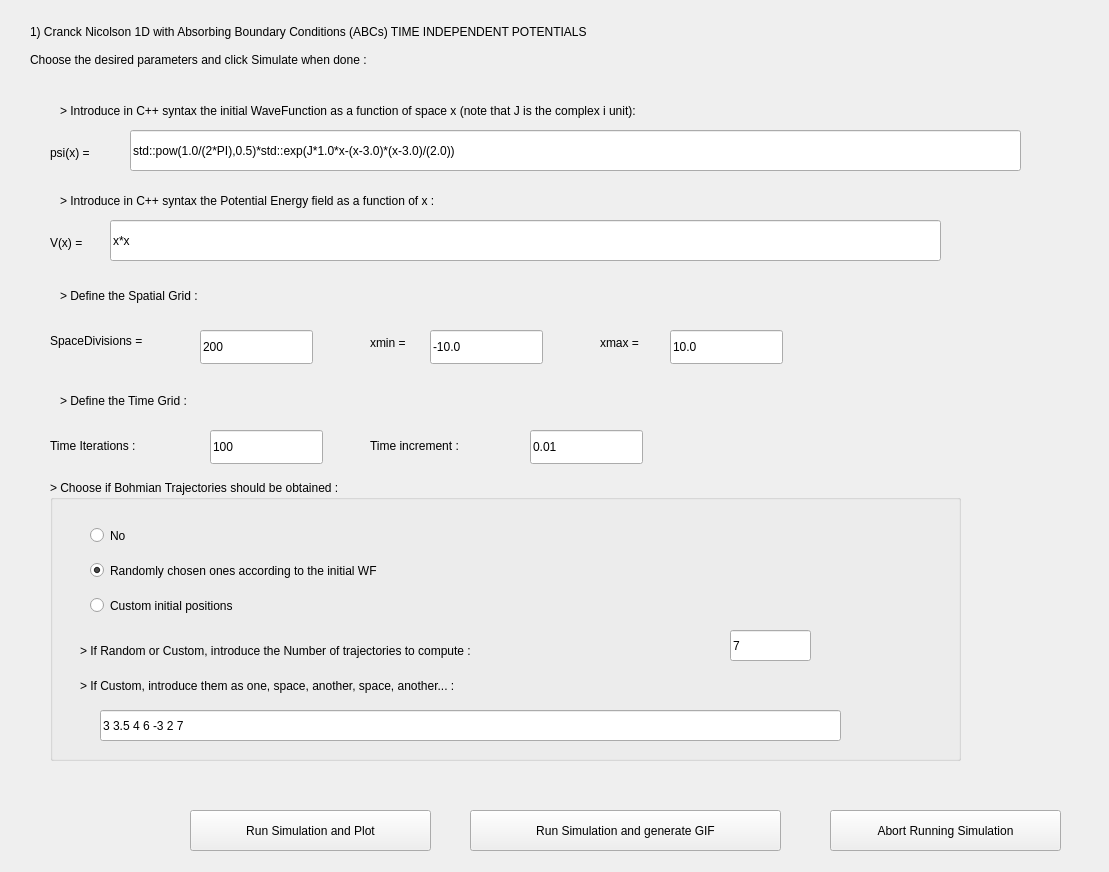
<?xml version="1.0" encoding="UTF-8"?>
<ui version="4.0">
 <class>Option1</class>
 <widget class="QMainWindow" name="Option1">
  <property name="geometry">
   <rect>
    <x>0</x>
    <y>0</y>
    <width>1109</width>
    <height>872</height>
   </rect>
  </property>
  <property name="windowTitle">
   <string>MainWindow</string>
  </property>
  <widget class="QWidget" name="centralwidget">
   <widget class="QLabel" name="label">
    <property name="geometry">
     <rect>
      <x>30</x>
      <y>10</y>
      <width>941</width>
      <height>71</height>
     </rect>
    </property>
    <property name="text">
     <string>1) Cranck Nicolson 1D with Absorbing Boundary Conditions (ABCs) TIME INDEPENDENT POTENTIALS

Choose the desired parameters and click Simulate when done :</string>
    </property>
   </widget>
   <widget class="QLabel" name="label_2">
    <property name="geometry">
     <rect>
      <x>60</x>
      <y>100</y>
      <width>951</width>
      <height>21</height>
     </rect>
    </property>
    <property name="text">
     <string>&gt; Introduce in C++ syntax the initial WaveFunction as a function of space x (note that J is the complex i unit):</string>
    </property>
   </widget>
   <widget class="QLineEdit" name="psiIni">
    <property name="geometry">
     <rect>
      <x>130</x>
      <y>130</y>
      <width>891</width>
      <height>41</height>
     </rect>
    </property>
    <property name="text">
     <string>std::pow(1.0/(2*PI),0.5)*std::exp(J*1.0*x-(x-3.0)*(x-3.0)/(2.0))</string>
    </property>
   </widget>
   <widget class="QLabel" name="label_3">
    <property name="geometry">
     <rect>
      <x>50</x>
      <y>140</y>
      <width>80</width>
      <height>26</height>
     </rect>
    </property>
    <property name="text">
     <string>psi(x) =</string>
    </property>
   </widget>
   <widget class="QLabel" name="label_4">
    <property name="geometry">
     <rect>
      <x>60</x>
      <y>190</y>
      <width>831</width>
      <height>21</height>
     </rect>
    </property>
    <property name="text">
     <string>&gt; Introduce in C++ syntax the Potential Energy field as a function of x :</string>
    </property>
   </widget>
   <widget class="QLabel" name="label_5">
    <property name="geometry">
     <rect>
      <x>50</x>
      <y>230</y>
      <width>80</width>
      <height>26</height>
     </rect>
    </property>
    <property name="text">
     <string>V(x) =</string>
    </property>
   </widget>
   <widget class="QLineEdit" name="potential">
    <property name="geometry">
     <rect>
      <x>110</x>
      <y>220</y>
      <width>831</width>
      <height>41</height>
     </rect>
    </property>
    <property name="text">
     <string>x*x</string>
    </property>
   </widget>
   <widget class="QLabel" name="label_6">
    <property name="geometry">
     <rect>
      <x>60</x>
      <y>280</y>
      <width>611</width>
      <height>31</height>
     </rect>
    </property>
    <property name="text">
     <string>&gt; Define the Spatial Grid :</string>
    </property>
   </widget>
   <widget class="QLabel" name="label_7">
    <property name="geometry">
     <rect>
      <x>50</x>
      <y>330</y>
      <width>141</width>
      <height>21</height>
     </rect>
    </property>
    <property name="text">
     <string>SpaceDivisions =</string>
    </property>
   </widget>
   <widget class="QLabel" name="label_8">
    <property name="geometry">
     <rect>
      <x>370</x>
      <y>330</y>
      <width>80</width>
      <height>26</height>
     </rect>
    </property>
    <property name="text">
     <string>xmin =</string>
    </property>
   </widget>
   <widget class="QLabel" name="label_9">
    <property name="geometry">
     <rect>
      <x>600</x>
      <y>330</y>
      <width>80</width>
      <height>26</height>
     </rect>
    </property>
    <property name="text">
     <string>xmax =</string>
    </property>
   </widget>
   <widget class="QLineEdit" name="nx">
    <property name="geometry">
     <rect>
      <x>200</x>
      <y>330</y>
      <width>113</width>
      <height>34</height>
     </rect>
    </property>
    <property name="text">
     <string>200</string>
    </property>
   </widget>
   <widget class="QLineEdit" name="xmin">
    <property name="geometry">
     <rect>
      <x>430</x>
      <y>330</y>
      <width>113</width>
      <height>34</height>
     </rect>
    </property>
    <property name="text">
     <string>-10.0</string>
    </property>
   </widget>
   <widget class="QLineEdit" name="xmax">
    <property name="geometry">
     <rect>
      <x>670</x>
      <y>330</y>
      <width>113</width>
      <height>34</height>
     </rect>
    </property>
    <property name="text">
     <string>10.0</string>
    </property>
   </widget>
   <widget class="QLabel" name="label_10">
    <property name="geometry">
     <rect>
      <x>60</x>
      <y>390</y>
      <width>701</width>
      <height>21</height>
     </rect>
    </property>
    <property name="text">
     <string>&gt; Define the Time Grid :</string>
    </property>
   </widget>
   <widget class="QLineEdit" name="tIt">
    <property name="geometry">
     <rect>
      <x>210</x>
      <y>430</y>
      <width>113</width>
      <height>34</height>
     </rect>
    </property>
    <property name="text">
     <string>100</string>
    </property>
   </widget>
   <widget class="QLabel" name="label_11">
    <property name="geometry">
     <rect>
      <x>50</x>
      <y>430</y>
      <width>151</width>
      <height>31</height>
     </rect>
    </property>
    <property name="text">
     <string>Time Iterations :</string>
    </property>
   </widget>
   <widget class="QLabel" name="label_12">
    <property name="geometry">
     <rect>
      <x>370</x>
      <y>430</y>
      <width>181</width>
      <height>31</height>
     </rect>
    </property>
    <property name="text">
     <string>Time increment :</string>
    </property>
   </widget>
   <widget class="QLineEdit" name="dt">
    <property name="geometry">
     <rect>
      <x>530</x>
      <y>430</y>
      <width>113</width>
      <height>34</height>
     </rect>
    </property>
    <property name="text">
     <string>0.01</string>
    </property>
   </widget>
   <widget class="QGroupBox" name="groupBoxTrajs">
    <property name="geometry">
     <rect>
      <x>50</x>
      <y>480</y>
      <width>911</width>
      <height>281</height>
     </rect>
    </property>
    <property name="title">
     <string>&gt; Choose if Bohmian Trajectories should be obtained :</string>
    </property>
    <widget class="QRadioButton" name="N">
     <property name="geometry">
      <rect>
       <x>40</x>
       <y>40</y>
       <width>161</width>
       <height>31</height>
      </rect>
     </property>
     <property name="text">
      <string>No</string>
     </property>
    </widget>
    <widget class="QRadioButton" name="R">
     <property name="geometry">
      <rect>
       <x>40</x>
       <y>70</y>
       <width>451</width>
       <height>41</height>
      </rect>
     </property>
     <property name="text">
      <string>Randomly chosen ones according to the initial WF</string>
     </property>
     <property name="checked">
      <bool>true</bool>
     </property>
    </widget>
    <widget class="QRadioButton" name="C">
     <property name="geometry">
      <rect>
       <x>40</x>
       <y>110</y>
       <width>231</width>
       <height>31</height>
      </rect>
     </property>
     <property name="text">
      <string>Custom initial positions</string>
     </property>
    </widget>
    <widget class="QLineEdit" name="numTrajs">
     <property name="geometry">
      <rect>
       <x>680</x>
       <y>150</y>
       <width>81</width>
       <height>31</height>
      </rect>
     </property>
     <property name="text">
      <string>7</string>
     </property>
    </widget>
    <widget class="QLabel" name="label_13">
     <property name="geometry">
      <rect>
       <x>30</x>
       <y>160</y>
       <width>651</width>
       <height>21</height>
      </rect>
     </property>
     <property name="text">
      <string>&gt; If Random or Custom, introduce the Number of trajectories to compute :</string>
     </property>
    </widget>
    <widget class="QLineEdit" name="customTrajs">
     <property name="geometry">
      <rect>
       <x>50</x>
       <y>230</y>
       <width>741</width>
       <height>31</height>
      </rect>
     </property>
     <property name="text">
      <string>3 3.5 4 6 -3 2 7</string>
     </property>
    </widget>
    <widget class="QLabel" name="label_14">
     <property name="geometry">
      <rect>
       <x>30</x>
       <y>190</y>
       <width>751</width>
       <height>31</height>
      </rect>
     </property>
     <property name="text">
      <string>&gt; If Custom, introduce them as one, space, another, space, another... :</string>
     </property>
    </widget>
   </widget>
   <widget class="QPushButton" name="runSimulationAndPlot">
    <property name="geometry">
     <rect>
      <x>190</x>
      <y>810</y>
      <width>241</width>
      <height>41</height>
     </rect>
    </property>
    <property name="text">
     <string>Run Simulation and Plot</string>
    </property>
   </widget>
   <widget class="QPushButton" name="runSimulationAndGif">
    <property name="geometry">
     <rect>
      <x>470</x>
      <y>810</y>
      <width>311</width>
      <height>41</height>
     </rect>
    </property>
    <property name="text">
     <string>Run Simulation and generate GIF</string>
    </property>
   </widget>
   <widget class="QPushButton" name="abortSimulation">
    <property name="geometry">
     <rect>
      <x>830</x>
      <y>810</y>
      <width>231</width>
      <height>41</height>
     </rect>
    </property>
    <property name="text">
     <string>Abort Running Simulation</string>
    </property>
   </widget>
  </widget>
 </widget>
 <resources/>
 <connections/>
</ui>
